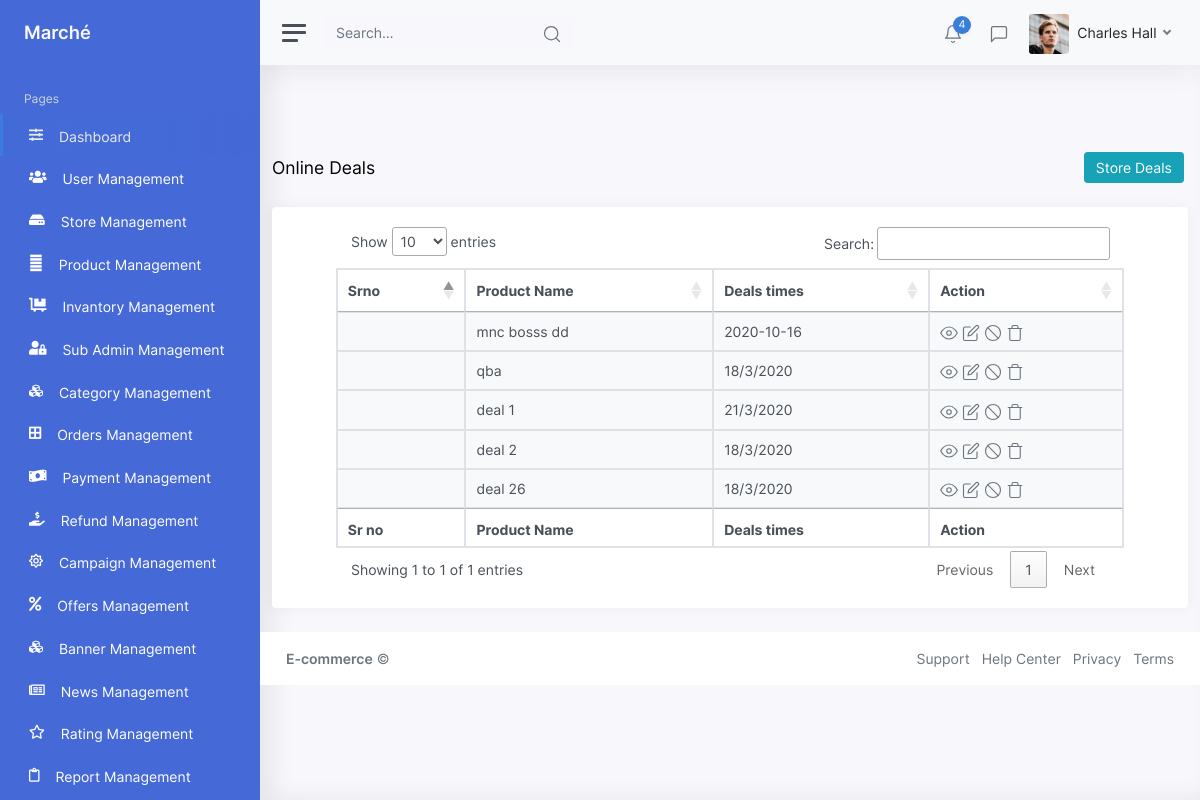
The app's page /Admin/dealsManagement with its own data.
### tables this page shows
CREATE TABLE `onlinedeals` (
  `deal_id` int(11) NOT NULL,
  `product_id` int(11) NOT NULL,
  `product_name` varchar(255) NOT NULL,
  `product_image` varchar(255) NOT NULL,
  `deal_time` varchar(255) NOT NULL,
  `created_at` varchar(255) NOT NULL
);

### application/controllers/Admin.php (called while the page is built, shortened)
<?php
class Admin extends CI_Controller
{
	public function __construct()
	{
	$this->load->model('MyModel');
	$this->load->model('Common_model');
	}
	public function dealsManagement()
	{
		$records = $this->Common_model->_select('onlinedeals','*');
		$this->load->view('ListView/Deals-Management',['records'=>$records]);
	}
}

### index.php (called while the page is built, shortened)
<?php
require_once BASEPATH.'core/CodeIgniter.php';

### application/models/Common_model.php (called while the page is built, shortened)
<?php
class Common_model extends CI_Model
{
      function _select($table, $column = '*', $condition = array(), $order_by = '', $sort = 'ASC', $start = '0', $perPage = '')
    {
        $this->db->select($column, false);
        $resSQL = $this->db->get($table);
        if ($resSQL->num_rows() > 0) {
            $result = $resSQL->result_array();
            return $result;
        } else {
            return false;
        }
    }
}
?>

### application/views/ListView/Deals-Management.php (the view, shortened to what this page needs)
<?php include_once('header.php');
include_once('sidebar.php'); ?>
<br><br><br>
<div class="container">
    <div class="breadcrumb-header justify-content-between">
        <div class="my-auto">
            <div class="d-flex">
                <h4 class="content-title mb-0 my-auto">Online Deals</h4>
            </div>
        </div>
        <div class="d-flex my-xl-auto right-content">
            <div class="pr-1 mb-3 mb-xl-0">
                <a href="<?= base_url('Admin/storedeals') ?>"><button type="button" class="btn btn-info"><i class="fe fe-plus"></i>Store Deals</button></a>
            </div>
        </div>
    </div>
    <div class="card">
        <div class="card-body">
            <table id="table_id" class="table table-condensed table-striped table-hover table-striped table-bordered">
                <thead>
                    <tr>
                        <th>Srno</th>
                        <th>Product Name</th>
                        <th>Deals times</th>
                        <th>Action</th>
                    </tr>
                </thead>
                <?php if (!empty($records)) : ?>
                    <?php $count = $this->uri->segment(3); ?>
                    <?php foreach ($records as $key => $record) : ?>
                        <?php $count++; ?>
                        <tbody>
                            <tr>
                                <td><?php $count;?></td>
                                <td><?php echo $record['product_name'] ?></td>
                                <td><?php if (($record['deal_time'])) { ?>
                                        <?php echo $record['deal_time'] ?>
                                    <?php } else { ?>
                                    <?php } ?>
                                </td>
                                <td class="table-action">
                                    <a href="#myModalBlockUser" class="trigger-btn" data-toggle="modal"><i class="align-middle" data-feather="eye"></i></a>
                                    <a href="" data-toggle="modal" data-target="#myModalup<?php echo $record['deal_id']; ?>" class="trigger-btn"><i class="align-middle" data-feather="edit"></i></a>
                                    <a href="#myModalBlockUser" class="trigger-btn" data-toggle="modal"><i class="align-middle" data-feather="slash"></i></a>
                                    <a href="" class="trigger-btn" data-target="#myModal<?php echo $record['deal_id']; ?>" data-toggle="modal"><i class="align-middle" data-feather="trash"></i></a>
                                </td>
                            </tr>
                        </tbody>
                    <?php endforeach; ?>
                <?php endif; ?>
                <tfoot>
                    <tr>
                        <th>Sr no</th>
                        <th>Product Name</th>
                        <th>Deals times</th>
                        <th>Action</th>
                    </tr>
                </tfoot>
            </table>
        </div>
    </div>
</div>
<?php include_once('footer.php');  ?>

### records on screen
onlinedeals: product_name "mnc bosss dd", deal_time "2020-10-16"
onlinedeals: product_name "qba", deal_time "18/3/2020"
onlinedeals: product_name "deal 1", deal_time "21/3/2020"
onlinedeals: product_name "deal 2", deal_time "18/3/2020"
onlinedeals: product_name "deal 26", deal_time "18/3/2020"
